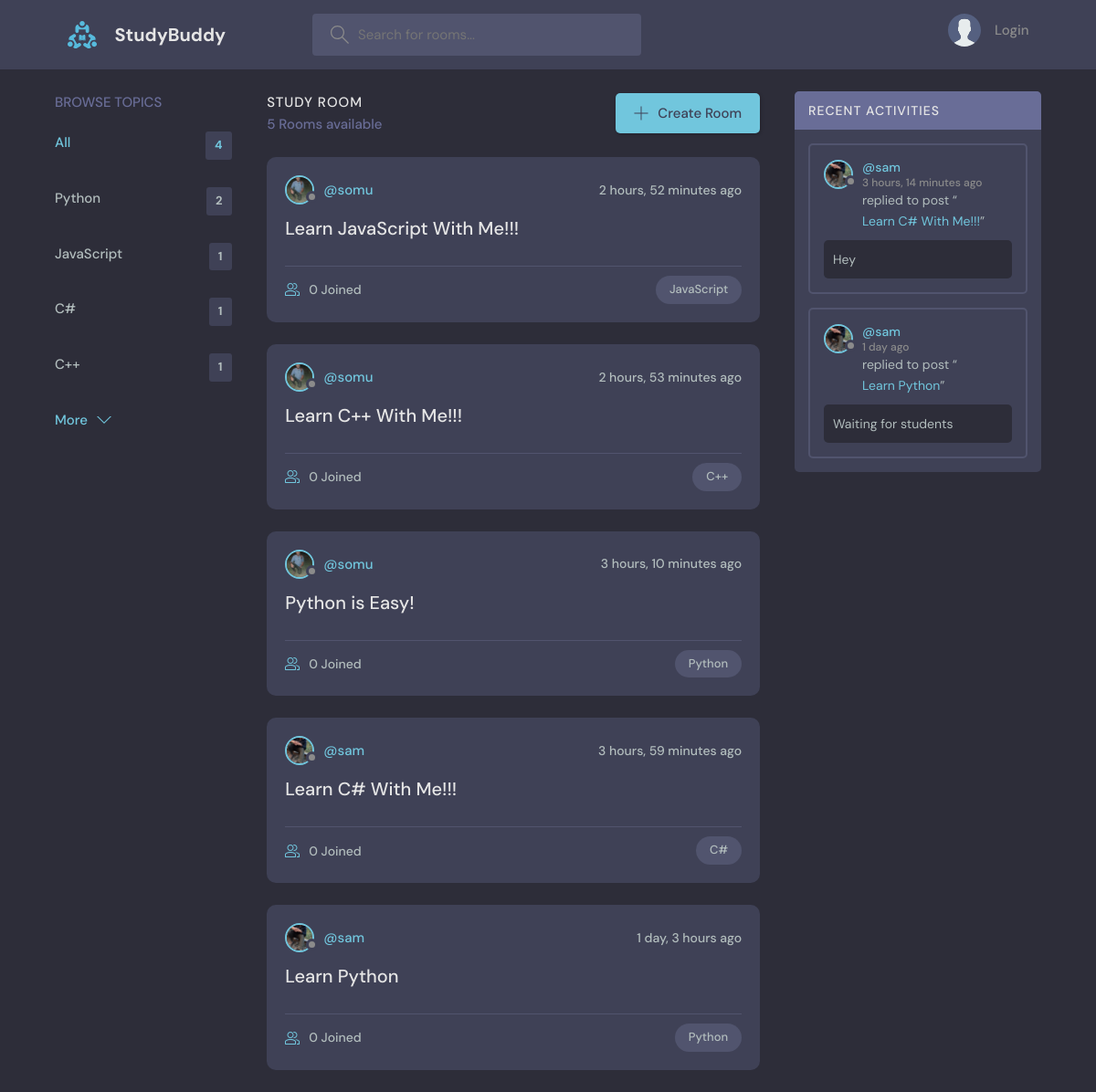
The page / on the database its author committed.
### discord/models.py (models this page shows, shortened)
class Topic(models.Model):
    name = models.CharField(max_length=200)
    updated = models.DateTimeField(auto_now=True)
    created = models.DateTimeField(auto_now_add=True)
    def __str__(self):
        return self.name

class Room(models.Model):
    user = models.ForeignKey(User, on_delete=models.CASCADE)
    topic = models.ForeignKey(Topic, on_delete=models.CASCADE)
    name = models.CharField(max_length=300)
    description = models.TextField(null=True, blank=True)
    participants = models.ManyToManyField(
        User, related_name='participants', blank=True)
    updated = models.DateTimeField(auto_now=True)
    created = models.DateTimeField(auto_now_add=True)
    class Meta:
        ordering = ('-updated', '-created')

class User(AbstractUser):
    name = models.CharField(max_length=200, null=True)
    email = models.EmailField(unique=True, null=True)
    bio = models.TextField(null=True)
    avatar = models.ImageField(null=True, default='avatar.svg')
    USERNAME_FIELD = 'email'
    REQUIRED_FIELDS = []

class Message(models.Model):
    user = models.ForeignKey(User, on_delete=models.CASCADE)
    room = models.ForeignKey(Room, on_delete=models.CASCADE)
    body = models.TextField()
    updated = models.DateTimeField(auto_now=True)
    created = models.DateTimeField(auto_now_add=True)
    class Meta:
        ordering = ['-updated', '-created']

### discord/views.py (the view)
# urls.py: path('', views.home, name="home"),
def home(request):
    q = request.GET.get('q') if request.GET.get('q') else ''
    topics = Topic.objects.all()
    rooms = Room.objects.filter(Q(topic__name__icontains=q) | Q(
        name__icontains=q) | Q(description__icontains=q))
    if len(rooms) <= 0:
        context = {'error': "Nothing Found."}
        return render(request, '404.html', context)
    room_count = rooms.count()
    room_messages = Message.objects.filter(Q(room__topic__name__icontains=q))
    context = {'topics': topics, 'rooms': rooms,
               'room_count': room_count, 'room_messages': room_messages}
    return render(request, 'discord/home.html', context)

### discord/templates/discord/home.html (shortened to what this page needs)
{% extends "base.html"%} {% block content %}
<main class="layout layout--3">
  <div class="container">
    {% include './components/topics.html' %}
    <div class="roomList">
      <div class="roomList__header">
        <div>
          <h2>Study Room</h2>
          <p>{{rooms.count}} Rooms available</p>
        </div>
        <a class="btn btn--main" href="{% url 'create-room' %}">
          <svg
            version="1.1"
            xmlns="http://www.w3.org/2000/svg"
            width="32"
            height="32"
            viewBox="0 0 32 32"
          >
            <title>add</title>
            <path
              d="M16.943 0.943h-1.885v14.115h-14.115v1.885h14.115v14.115h1.885v-14.115h14.115v-1.885h-14.115v-14.115z"
            ></path>
          </svg>
          Create Room
        </a>
      </div>
      {% include './components/feed.html' %}
    </div>
    {% include './components/activity.html' %}
  </div>
</main>
{% endblock content %}

### discord/templates/discord/components/topics.html
<div class="topics">
  <div class="topics__header">
    <h2>Browse Topics</h2>
  </div>
  <ul class="topics__list">
    <li>
      <a href="{% url 'home' %}" class="active"
        >All <span>{{topics.count}}</span></a
      >
    </li>
    {% for topic in topics %}
    <li>
      <a href="{% url 'home' %}?q={{topic.name}}"
        >{{topic.name}} <span>{{topic.room_set.count}}</span></a
      >
    </li>
    {% endfor %}
  </ul>
  <a class="btn btn--link" href="{% url 'topics' %}">
    More
    <svg
      version="1.1"
      xmlns="http://www.w3.org/2000/svg"
      width="32"
      height="32"
      viewBox="0 0 32 32"
    >
      <title>chevron-down</title>
      <path d="M16 21l-13-13h-3l16 16 16-16h-3l-13 13z"></path>
    </svg>
  </a>
</div>

### discord/templates/discord/components/feed.html (shortened to what this page needs)
{% for room in rooms %}
<div class="roomListRoom">
  <div class="roomListRoom__header">
    <a href="{% url 'profile' room.user.id %}" class="roomListRoom__author">
      <div class="avatar avatar--small">
        <img src="{{room.user.avatar.url}}" />
      </div>
      <span>@{{room.user.username}}</span>
    </a>
    <div class="roomListRoom__actions">
      <span>{{room.created|timesince}} ago</span>
    </div>
  </div>
  <div class="roomListRoom__content">
    <a href="{% url 'room' room.id %}">{{room.name}}</a>
  </div>
  <div class="roomListRoom__meta">
    <a href="{% url 'room' room.id %}" class="roomListRoom__joined">
      {{room.participants.count}} Joined
    </a>
    <p class="roomListRoom__topic">{{room.topic}}</p>
  </div>
</div>
{% endfor %}

### discord/templates/discord/components/activity.html (shortened to what this page needs)
<div class="activities">
  <div class="activities__header">
    <h2>Recent Activities</h2>
  </div>
  {% for message in room_messages %}
  <div class="activities__box">
    <div class="activities__boxHeader roomListRoom__header">
      <a
        href="{% url 'profile' message.user.id %}"
        class="roomListRoom__author"
      >
        <div class="avatar avatar--small">
          <img src="{{message.user.avatar.url}}" />
        </div>
        <p>
          @{{message.user.username}}
          <span>{{message.created|timesince}} ago</span>
        </p>
      </a>
    </div>
    <div class="activities__boxContent">
      <p>
        replied to post “<a href="{% url 'room' message.room.id %}"
          >{{message.room.name}}</a
        >”
      </p>
      <div class="activities__boxRoomContent">{{message.body}}</div>
    </div>
  </div>
  {% endfor %}
</div>

### rows shown on the page
Topic: name "Python", room_set.count "2"
Topic: name "JavaScript", room_set.count "1"
Topic: name "C#", room_set.count "1"
Topic: name "C++", room_set.count "1"
Room: user.avatar (picture), user.username "somu", created "2 hours, 52 minutes", name "Learn JavaScript With Me!!!", participants.count "0", topic "JavaScript"
Room: user.avatar (picture), user.username "somu", created "2 hours, 53 minutes", name "Learn C++ With Me!!!", participants.count "0", topic "C++"
Room: user.avatar (picture), user.username "somu", created "3 hours, 10 minutes", name "Python is Easy!", participants.count "0", topic "Python"
Room: user.avatar (picture), user.username "sam", created "3 hours, 59 minutes", name "Learn C# With Me!!!", participants.count "0", topic "C#"
Room: user.avatar (picture), user.username "sam", created "1 day, 3 hours", name "Learn Python", participants.count "0", topic "Python"
Message: user.avatar (picture), user.username "sam", created "3 hours, 14 minutes", room.name "Learn C# With Me!!!", body "Hey"
Message: user.avatar (picture), user.username "sam", created "1 day", room.name "Learn Python", body "Waiting for students"

### other values the page prints
{{ topics.count }} "4"
{{ rooms.count }} "5"
